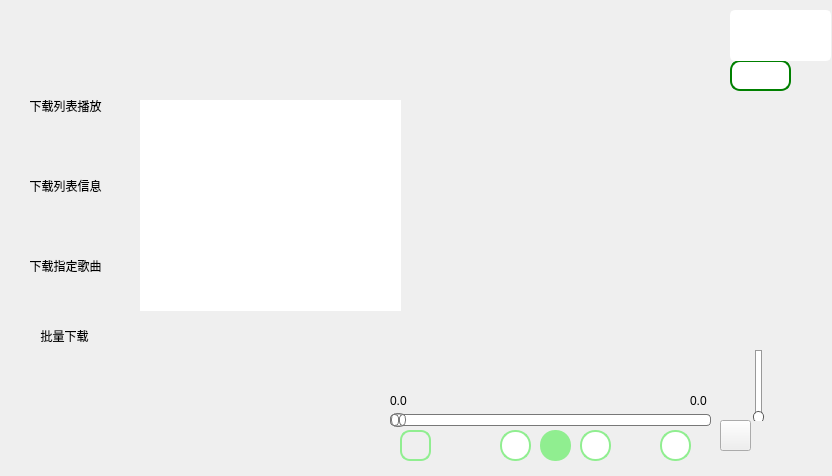
<?xml version="1.0" encoding="UTF-8"?>
<ui version="4.0">
 <class>MusicPlayer</class>
 <widget class="QWidget" name="MusicPlayer">
  <property name="geometry">
   <rect>
    <x>0</x>
    <y>0</y>
    <width>832</width>
    <height>476</height>
   </rect>
  </property>
  <property name="windowTitle">
   <string>MusicPlayer</string>
  </property>
  <property name="styleSheet">
   <string notr="true"/>
  </property>
  <widget class="QLabel" name="label_CurrentTime">
   <property name="geometry">
    <rect>
     <x>390</x>
     <y>390</y>
     <width>41</width>
     <height>21</height>
    </rect>
   </property>
   <property name="styleSheet">
    <string notr="true"/>
   </property>
   <property name="text">
    <string>0.0</string>
   </property>
  </widget>
  <widget class="QLabel" name="label_TotalTime">
   <property name="geometry">
    <rect>
     <x>690</x>
     <y>390</y>
     <width>41</width>
     <height>21</height>
    </rect>
   </property>
   <property name="text">
    <string>0.0</string>
   </property>
  </widget>
  <widget class="QWidget" name="widget" native="true">
   <property name="geometry">
    <rect>
     <x>450</x>
     <y>100</y>
     <width>331</width>
     <height>211</height>
    </rect>
   </property>
   <property name="styleSheet">
    <string notr="true">QWidget#widget 
{
    background-image: url(:/image/LRC_background_image.png);
    background-attachment: fixed; /* 确保背景图像固定不动 */
    background-position: center; /* 图像在控件中居中 */
    background-repeat: no-repeat; /* 不重复显示背景图像 */
}

</string>
   </property>
   <widget class="QLabel" name="label_LRC_1">
    <property name="geometry">
     <rect>
      <x>0</x>
      <y>40</y>
      <width>331</width>
      <height>16</height>
     </rect>
    </property>
    <property name="styleSheet">
     <string notr="true">font: 9pt &quot;Blackadder ITC&quot;;
</string>
    </property>
    <property name="text">
     <string/>
    </property>
   </widget>
   <widget class="QLabel" name="label_LRC">
    <property name="geometry">
     <rect>
      <x>0</x>
      <y>10</y>
      <width>331</width>
      <height>16</height>
     </rect>
    </property>
    <property name="styleSheet">
     <string notr="true">font: 9pt &quot;Blackadder ITC&quot;;
QLabel#label_LRC 
{
    border: 0px;
}
</string>
    </property>
    <property name="text">
     <string/>
    </property>
   </widget>
   <widget class="QLabel" name="label_LRC_2">
    <property name="geometry">
     <rect>
      <x>0</x>
      <y>70</y>
      <width>331</width>
      <height>16</height>
     </rect>
    </property>
    <property name="styleSheet">
     <string notr="true">font: 9pt &quot;Blackadder ITC&quot;;</string>
    </property>
    <property name="text">
     <string/>
    </property>
   </widget>
   <widget class="QLabel" name="label_LRC_3">
    <property name="geometry">
     <rect>
      <x>0</x>
      <y>100</y>
      <width>331</width>
      <height>16</height>
     </rect>
    </property>
    <property name="styleSheet">
     <string notr="true">font: 9pt &quot;Blackadder ITC&quot;;</string>
    </property>
    <property name="text">
     <string/>
    </property>
   </widget>
   <widget class="QLabel" name="label_LRC_4">
    <property name="geometry">
     <rect>
      <x>0</x>
      <y>130</y>
      <width>331</width>
      <height>16</height>
     </rect>
    </property>
    <property name="styleSheet">
     <string notr="true">font: 9pt &quot;Blackadder ITC&quot;;</string>
    </property>
    <property name="text">
     <string/>
    </property>
   </widget>
   <widget class="QLabel" name="label_LRC_5">
    <property name="geometry">
     <rect>
      <x>0</x>
      <y>160</y>
      <width>331</width>
      <height>16</height>
     </rect>
    </property>
    <property name="styleSheet">
     <string notr="true">font: 9pt &quot;Blackadder ITC&quot;;</string>
    </property>
    <property name="text">
     <string/>
    </property>
   </widget>
   <widget class="QLabel" name="label_LRC_6">
    <property name="geometry">
     <rect>
      <x>0</x>
      <y>190</y>
      <width>331</width>
      <height>16</height>
     </rect>
    </property>
    <property name="text">
     <string/>
    </property>
   </widget>
  </widget>
  <widget class="QSlider" name="horizontalSlider">
   <property name="geometry">
    <rect>
     <x>390</x>
     <y>410</y>
     <width>321</width>
     <height>20</height>
    </rect>
   </property>
   <property name="styleSheet">
    <string notr="true">QSlider::groove:horizontal {
    border: 1px solid #bbb;
    background: white;
    height: 10px;
    border-radius: 4px;
}

QSlider::sub-page:horizontal {
    background: qlineargradient(x1: 0, y1: 0, x2: 1, y2: 0,
        stop: 0 #66e,
        stop: 1 #bbf);
    border: 1px solid #777;
    height: 10px;
    border-radius: 4px;
}

QSlider::add-page:horizontal {
    background: #fff;
    border: 1px solid #777;
    height: 10px;
    border-radius: 4px;
}

QSlider::handle:horizontal {
    background: qradialgradient(spread: pad, cx: 0.5, cy: 0.5, radius: 0.5, fx: 0.5, fy: 0.5,
        stop: 0.6 #45ADED,
        stop: 0.778409 rgba(255, 255, 255, 255));
    border: 1px solid #777;
    border-radius: 6px;
    width: 13px;
    margin-top: -2px;
    margin-bottom: -2px;
}

QSlider::handle:horizontal:hover {
    background: qradialgradient(spread: pad, cx: 0.5, cy: 0.5, radius: 0.5, fx: 0.5, fy: 0.5,
        stop: 0.6 #2A8BDA,
        stop: 0.778409 rgba(255, 255, 255, 255));
    border: 1px solid #444;
    border-radius: 6px;
}
</string>
   </property>
   <property name="orientation">
    <enum>Qt::Horizontal</enum>
   </property>
  </widget>
  <widget class="QListWidget" name="listWidget">
   <property name="geometry">
    <rect>
     <x>140</x>
     <y>100</y>
     <width>261</width>
     <height>211</height>
    </rect>
   </property>
   <property name="styleSheet">
    <string notr="true">QListWidget#listWidget 
{
    border:none;
    background-image: url(:/image/listWidget_background_image1.png);
    background-attachment: fixed; /* 确保背景图像固定不动 */
    background-position: center; /* 图像在控件中居中 */
    background-repeat: no-repeat; /* 不重复显示背景图像 */
	font: 9pt &quot;华文隶书&quot;;
	text-decoration: underline;
}
	</string>
   </property>
  </widget>
  <widget class="QPushButton" name="Play">
   <property name="geometry">
    <rect>
     <x>540</x>
     <y>430</y>
     <width>31</width>
     <height>31</height>
    </rect>
   </property>
   <property name="styleSheet">
    <string notr="true">QPushButton 
{
    background-color: lightgreen;
    border-radius: 15px; /* 调整为合适的值，使按钮变为圆形 */
    color: white; /* 使文本颜色为白色，确保在深绿色背景上可见 */
    padding: 10px; /* 添加一些填充，以使按钮具有适当的大小 */
}

QPushButton:pressed 
{
    background-color: #90ee90; /* 按下时的背景颜色，可以比浅绿色更暗 */
}
</string>
   </property>
   <property name="text">
    <string/>
   </property>
  </widget>
  <widget class="QPushButton" name="Next">
   <property name="geometry">
    <rect>
     <x>580</x>
     <y>430</y>
     <width>31</width>
     <height>31</height>
    </rect>
   </property>
   <property name="styleSheet">
    <string notr="true">QPushButton 
{
    background-color: white; /* 初始背景颜色 */
    border-radius: 15px; /* 调整为合适的值，使按钮变为圆形 */
    color: black; /* 初始文本颜色 */
    padding: 10px; /* 添加一些填充，以使按钮具有适当的大小 */
    border: 2px solid #90ee90; /* 初始边框颜色 */
}

QPushButton:hover 
{
    background-color: lightgreen; /* 鼠标悬停时的背景颜色 */
    border: 2px solid lightgreen; /* 鼠标悬停时的边框颜色 */
    color: white; /* 鼠标悬停时的文本颜色 */
}

QPushButton:pressed 
{
    background-color: #90ee90; /* 按下时的背景颜色 */
}
</string>
   </property>
   <property name="text">
    <string/>
   </property>
  </widget>
  <widget class="QPushButton" name="Prev">
   <property name="geometry">
    <rect>
     <x>500</x>
     <y>430</y>
     <width>31</width>
     <height>31</height>
    </rect>
   </property>
   <property name="styleSheet">
    <string notr="true">QPushButton 
{
    background-color: white; /* 初始背景颜色 */
    border-radius: 15px; /* 调整为合适的值，使按钮变为圆形 */
    color: black; /* 初始文本颜色 */
    padding: 10px; /* 添加一些填充，以使按钮具有适当的大小 */
    border: 2px solid #90ee90; /* 初始边框颜色 */
}

QPushButton:hover 
{
    background-color: lightgreen; /* 鼠标悬停时的背景颜色 */
    border: 2px solid lightgreen; /* 鼠标悬停时的边框颜色 */
    color: white; /* 鼠标悬停时的文本颜色 */
}

QPushButton:pressed 
{
    background-color: #90ee90; /* 按下时的背景颜色 */
}
</string>
   </property>
   <property name="text">
    <string/>
   </property>
  </widget>
  <widget class="QSlider" name="verticalSlider">
   <property name="geometry">
    <rect>
     <x>750</x>
     <y>350</y>
     <width>16</width>
     <height>71</height>
    </rect>
   </property>
   <property name="styleSheet">
    <string notr="true">QSlider::groove:vertical 
{
    border: 1px solid #999999;
    background: white; /* 背景颜色为白色 */
    width: 5px; /* 滑槽的宽度 */
    border-radius: 4px;
}

QSlider::handle:vertical 
{
    background: white; /* 滑块颜色为白色 */
    border: 1px solid #5c5c5c;
    height: 10px; /* 滑块的高度 */
    margin: -3px -3px; /* 控制滑块的宽度和位置 */
    border-radius: 5px;
}

QSlider::add-page:vertical 
{
    background: #9ACD32; /* 稍微深一点的绿色 */
    border: 1px solid #777;
    width: 10px;
    border-radius: 4px;
}
QSlider::sub-page:vertical 
{
    background: white; /* 未滑动部分的颜色为白色 */
    border: 1px solid #999999;
    width: 10px;
    border-radius: 4px;
}
QSlider::handle:vertical:hover 
{
    background: #cccccc; /* 悬停时的背景颜色 */
    border: 1px solid #5c5c5c;
}


</string>
   </property>
   <property name="orientation">
    <enum>Qt::Vertical</enum>
   </property>
  </widget>
  <widget class="QPushButton" name="pushButton_volume">
   <property name="geometry">
    <rect>
     <x>720</x>
     <y>420</y>
     <width>31</width>
     <height>31</height>
    </rect>
   </property>
   <property name="styleSheet">
    <string notr="true">QPushButton 
{
    border: none;
    background-color: transparent; /* 清除默认背景色 */
    /* width: 70px; /* 设置按钮宽度 */
    /* height: 70px; /* 设置按钮高度 */
    border-radius: 15px; /* 圆形按钮，半径为宽度或高度的一半 */
    /* padding: 10px; /* 可选：设置内边距以控制按钮大小 */
	border: 2px solid rgb(144, 238, 144); /* 添加浅绿色边框 */
}
QPushButton::hover
{
	background-color: rgb(56, 255, 21);
};</string>
   </property>
   <property name="text">
    <string/>
   </property>
  </widget>
  <widget class="QLabel" name="label_updateVolume">
   <property name="geometry">
    <rect>
     <x>760</x>
     <y>420</y>
     <width>34</width>
     <height>34</height>
    </rect>
   </property>
   <property name="styleSheet">
    <string notr="true">QLabel#label_updateVolume {
    text-align: center; /* 文本居中 */
}

</string>
   </property>
   <property name="text">
    <string/>
   </property>
  </widget>
  <widget class="QLabel" name="label_baidu">
   <property name="geometry">
    <rect>
     <x>730</x>
     <y>60</y>
     <width>61</width>
     <height>31</height>
    </rect>
   </property>
   <property name="styleSheet">
    <string notr="true">QLabel#label_baidu 
{
    border: 2px solid green; /* 设置绿色边框 */
    background-color: white; /* 默认背景颜色为白色 */
    border-radius: 10px; /* 设置圆角 */
    padding: 5px 10px; /* 内边距 */
}

QLabel#label_baidu:hover {
    border-color: lightgreen; /* 悬停时边框为浅绿色 */
    background-color: lightgreen; /* 悬停时背景为浅绿色 */
}
</string>
   </property>
   <property name="text">
    <string/>
   </property>
  </widget>
  <widget class="QLabel" name="label_gif_one">
   <property name="geometry">
    <rect>
     <x>730</x>
     <y>10</y>
     <width>101</width>
     <height>51</height>
    </rect>
   </property>
   <property name="styleSheet">
    <string notr="true">QLabel#label_gif_one 
{
    border: 2px solid white; /* 设置白色边框 */
    background-color: white; /* 默认背景颜色为白色 */
    border-radius: 5px; /* 设置圆角 */
    padding: 5px 10px; /* 内边距 */
}

QLabel#label_gif_one:hover {
    border-color: white; /* 悬停时边框为白色 */
    background-color: lightyellow; /* 悬停时背景为浅黄色 */
}</string>
   </property>
   <property name="text">
    <string/>
   </property>
  </widget>
  <widget class="QListWidget" name="listWidget_musicposter">
   <property name="geometry">
    <rect>
     <x>170</x>
     <y>320</y>
     <width>211</width>
     <height>141</height>
    </rect>
   </property>
   <property name="styleSheet">
    <string notr="true">QListWidget#listWidget_musicposter
{
    background: transparent;
	border: none;
}
</string>
   </property>
  </widget>
  <widget class="QPushButton" name="pushButton_playmode">
   <property name="geometry">
    <rect>
     <x>400</x>
     <y>430</y>
     <width>31</width>
     <height>31</height>
    </rect>
   </property>
   <property name="styleSheet">
    <string notr="true">QPushButton#pushButton_playmode 
{
    border-radius: 10px; /* 调整为合适的值，使按钮变为圆形 */
    color: black; /* 初始文本颜色 */
    padding: 10px; /* 添加一些填充，以使按钮具有适当的大小 */
    border: 2px solid #90ee90; /* 初始边框颜色 */
}

QPushButton#pushButton_playmode:hover 
{
    background-color: lightgreen; /* 鼠标悬停时的背景颜色 */
    border: 2px solid lightgreen; /* 鼠标悬停时的边框颜色 */
    color: white; /* 鼠标悬停时的文本颜色 */
}

QPushButton#pushButton_playmode:pressed 
{
    background-color: #90ee90; /* 按下时的背景颜色 */
}</string>
   </property>
   <property name="text">
    <string/>
   </property>
  </widget>
  <widget class="QPushButton" name="pushButton_downloadmusic">
   <property name="geometry">
    <rect>
     <x>10</x>
     <y>250</y>
     <width>111</width>
     <height>31</height>
    </rect>
   </property>
   <property name="styleSheet">
    <string notr="true">QPushButton#pushButton_downloadmusic 
{
    background: transparent;
    border: none;
    border-radius: 10px;
}

QPushButton#pushButton_downloadmusic:hover 
{
    background-color: lightgreen;
}
</string>
   </property>
   <property name="text">
    <string>下载指定歌曲</string>
   </property>
  </widget>
  <widget class="QPushButton" name="showDownloadListButton">
   <property name="geometry">
    <rect>
     <x>10</x>
     <y>170</y>
     <width>111</width>
     <height>31</height>
    </rect>
   </property>
   <property name="styleSheet">
    <string notr="true">QPushButton#showDownloadListButton
{
    background: transparent;
    border: none;
    border-radius: 10px;
}

QPushButton#showDownloadListButton:hover 
{
    background-color: lightgreen;
}
</string>
   </property>
   <property name="text">
    <string>下载列表信息</string>
   </property>
  </widget>
  <widget class="QPushButton" name="showDownloadListPlayButton">
   <property name="geometry">
    <rect>
     <x>10</x>
     <y>90</y>
     <width>111</width>
     <height>31</height>
    </rect>
   </property>
   <property name="styleSheet">
    <string notr="true">QPushButton#showDownloadListPlayButton
{
    background: transparent;
    border: none;
    border-radius: 10px;
}

QPushButton#showDownloadListPlayButton:hover 
{
    background-color: lightgreen;
}
</string>
   </property>
   <property name="text">
    <string>下载列表播放</string>
   </property>
  </widget>
  <widget class="QLabel" name="label_currentPlayMusicName">
   <property name="geometry">
    <rect>
     <x>450</x>
     <y>380</y>
     <width>221</width>
     <height>20</height>
    </rect>
   </property>
   <property name="styleSheet">
    <string notr="true"/>
   </property>
   <property name="text">
    <string/>
   </property>
  </widget>
  <widget class="QPushButton" name="LRCShow">
   <property name="geometry">
    <rect>
     <x>660</x>
     <y>430</y>
     <width>31</width>
     <height>31</height>
    </rect>
   </property>
   <property name="styleSheet">
    <string notr="true">QPushButton#LRCShow 
{
	border-image: url(:/image/LRCShow.png);
    background-color: white; /* 初始背景颜色 */
    border-radius: 15px; /* 调整为合适的值，使按钮变为圆形 */
    color: black; /* 初始文本颜色 */
    padding: 10px; /* 添加一些填充，以使按钮具有适当的大小 */
    border: 2px solid #90ee90; /* 初始边框颜色 */
}

QPushButton#LRCShow:hover 
{
    background-color: lightgreen; /* 鼠标悬停时的背景颜色 */
    border: 2px solid lightgreen; /* 鼠标悬停时的边框颜色 */
    color: white; /* 鼠标悬停时的文本颜色 */
}

QPushButton#LRCShow:pressed 
{
    background-color: #90ee90; /* 按下时的背景颜色 */
}
</string>
   </property>
   <property name="text">
    <string/>
   </property>
  </widget>
  <widget class="QPushButton" name="pushButton_BatchDownload">
   <property name="geometry">
    <rect>
     <x>9</x>
     <y>320</y>
     <width>111</width>
     <height>31</height>
    </rect>
   </property>
   <property name="styleSheet">
    <string notr="true">QPushButton#pushButton_BatchDownload 
{
    background: transparent;
    border: none;
    border-radius: 10px;
}

QPushButton#pushButton_BatchDownload:hover 
{
    background-color: lightgreen;
}</string>
   </property>
   <property name="text">
    <string>批量下载</string>
   </property>
  </widget>
 </widget>
 <layoutdefault spacing="6" margin="11"/>
 <resources/>
 <connections/>
</ui>
